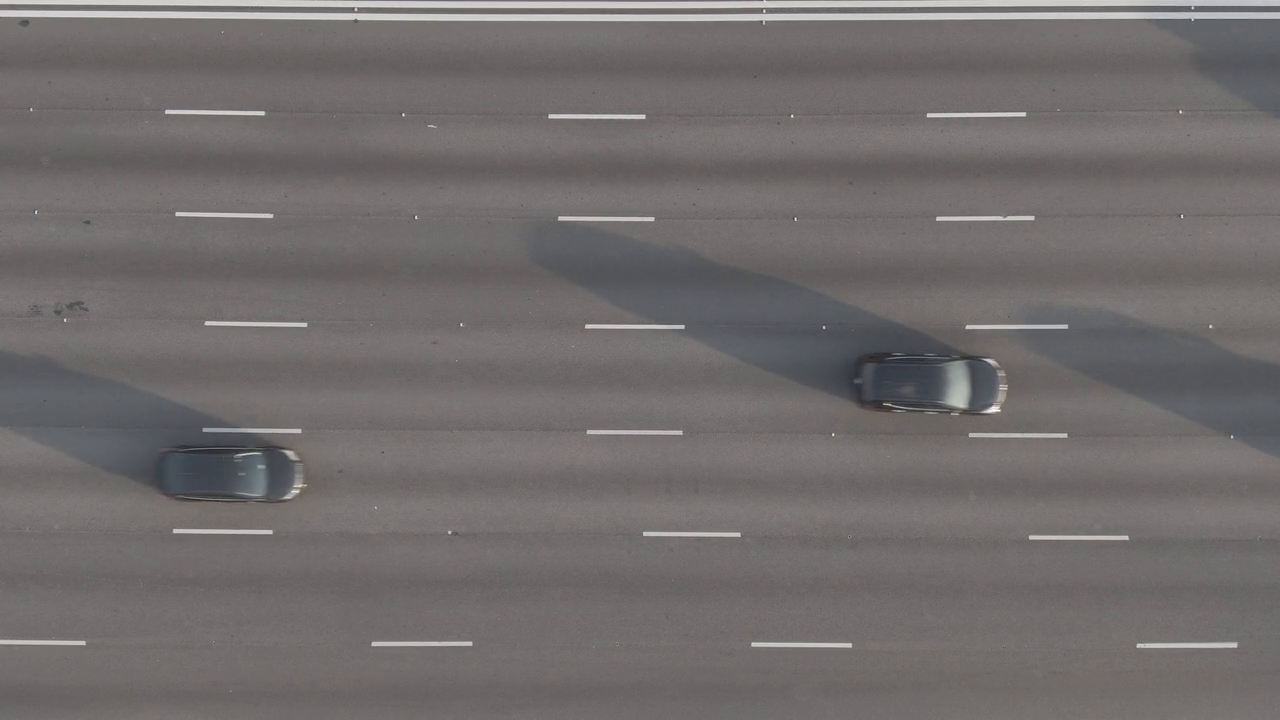
#> input picture frame 53 of Ej 7/autos.mp4, 1280 x 720 px
$ python conteo_autos.py
#> lines starting #> are read from the running program, lines starting #| are printed output that depends on the picture
import cv2
import numpy as np
import imutils

cap = cv2.VideoCapture('autos.mp4')

fgbg = cv2.bgsegm.createBackgroundSubtractorMOG()
kernel = cv2.getStructuringElement(cv2.MORPH_ELLIPSE, (3, 3))
car_counter = 0

while True:

	ret, frame = cap.read()
#> frame is the input picture: shape (720, 1280, 3); mean B, G, R 108.5, 109.3, 113.3
	if ret == False: break
	frame = imutils.resize(frame, width=640)
#> frame: shape (360, 640, 3)

	# Especificamos los puntos extremos del área a analizar
	area_pts = np.array([[330, 216], [frame.shape[1]-80, 216], [frame.shape[1]-80, 271], [330, 271]])

	# Con ayuda de una imagen auxiliar, determinamos el área
	# sobre la cual actuará el detector de movimiento
	imAux = np.zeros(shape=(frame.shape[:2]), dtype=np.uint8)
	imAux = cv2.drawContours(imAux, [area_pts], -1, (255), -1)
	image_area = cv2.bitwise_and(frame, frame, mask=imAux)
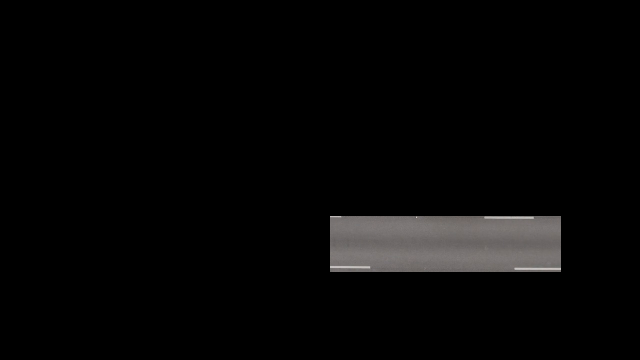
#> image_area: shape (360, 640, 3); mean B, G, R 6.3, 6.4, 6.7

	# Obtendremos la imagen binaria donde la región en blanco representa
	# la existencia de movimiento
	fgmask = fgbg.apply(image_area)
#> fgmask: shape (360, 640); every value is 0
	fgmask = cv2.morphologyEx(fgmask, cv2.MORPH_OPEN, kernel)
	fgmask = cv2.morphologyEx(fgmask, cv2.MORPH_CLOSE, kernel)
	fgmask = cv2.dilate(fgmask, None, iterations=5)

	# Encontramos los contornos presentes de fgmask, para luego basándonos
	# en su área poder determinar si existe movimiento (autos)
	cnts = cv2.findContours(fgmask, cv2.RETR_EXTERNAL, cv2.CHAIN_APPROX_SIMPLE)[0]
#> cnts = []

	for cnt in cnts:
		if cv2.contourArea(cnt) > 1500:
			x, y, w, h = cv2.boundingRect(cnt)
			cv2.rectangle(frame, (x,y), (x+w,y+h), (0,255,255), 1)

			# Si el auto ha cruzado entre 440 y 460 abierto, se incrementará
			# en 1 el contador de autos
			if 440 < (x + w) < 460:
				car_counter = car_counter + 1
				cv2.line(frame, (450, 216), (450, 271), (0, 255, 0), 3)
#> this loop made 0 passes
#> after the loop, car_counter = 0

	# Visualización del conteo de autos
	cv2.drawContours(frame, [area_pts], -1, (255, 0, 255), 2)
	cv2.line(frame, (450, 216), (450, 271), (0, 255, 255), 1)
#> frame: shape (360, 640, 3); mean B, G, R 109.7, 108.6, 114.5
	cv2.rectangle(frame, (frame.shape[1]-70, 215), (frame.shape[1]-5, 270), (0, 255, 0), 2)
	cv2.putText(frame, str(car_counter), (frame.shape[1]-55, 250),
				cv2.FONT_HERSHEY_SIMPLEX, 1.2, (0,255,0), 2)
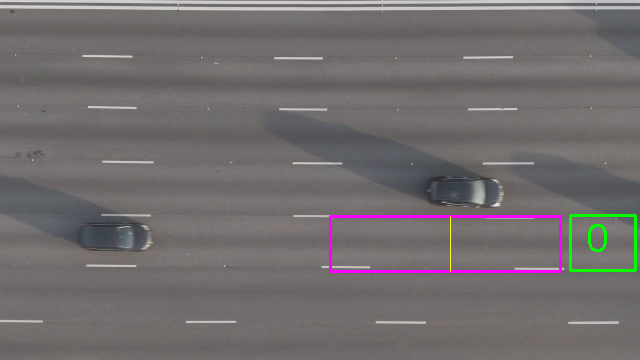
#> frame: shape (360, 640, 3); mean B, G, R 109.3, 109.2, 114.1
	cv2.imshow('frame', frame)

	k = cv2.waitKey(70) & 0xFF
#> (key Esc is pressed here)
	if k ==27:
		break

cap.release()
cv2.destroyAllWindows()

$ run again, starting later in the video
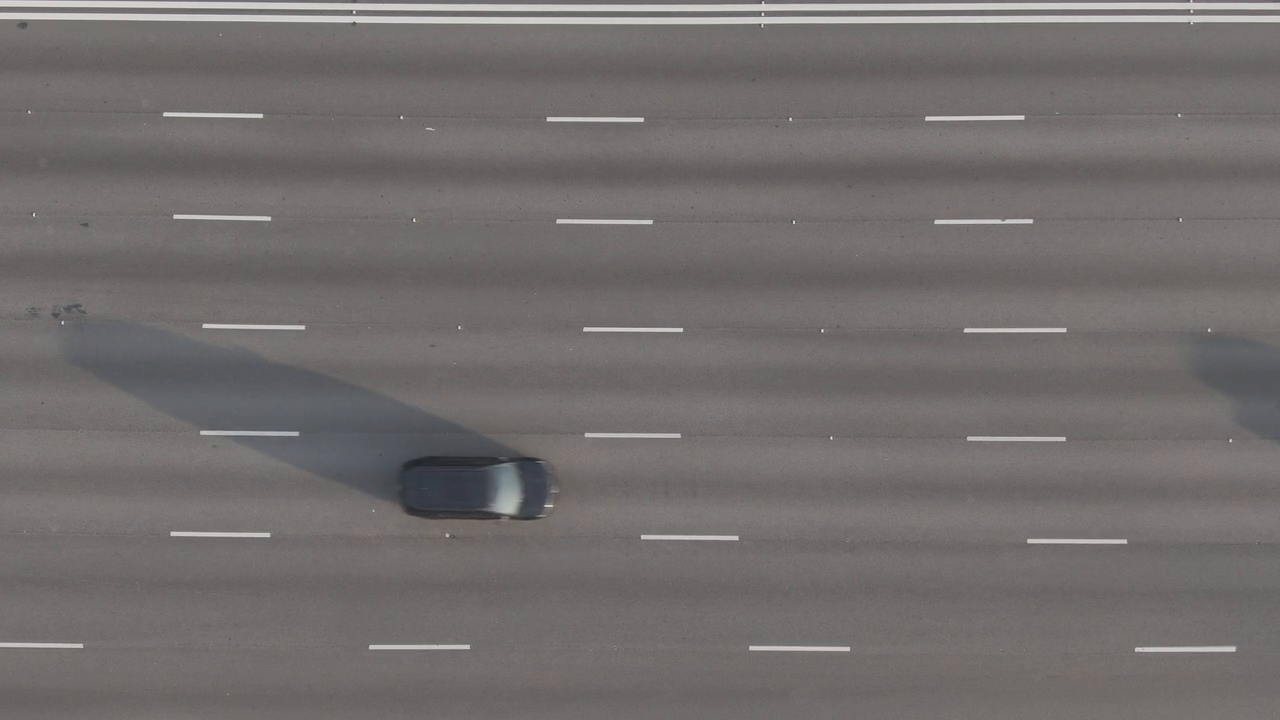
#> input picture frame 241 of Ej 7/autos.mp4, 1280 x 720 px
#> frame is the input picture: shape (720, 1280, 3); mean B, G, R 109.3, 110.2, 114.6
#> fgmask: shape (360, 640); every value is 0
#> cnts = []
#> after the loop `for cnt in cnts:`: car_counter = 0
#> `cv2.putText(frame, str(car_counter), (frame.shape[1]-55, 250), cv2.FON..`:
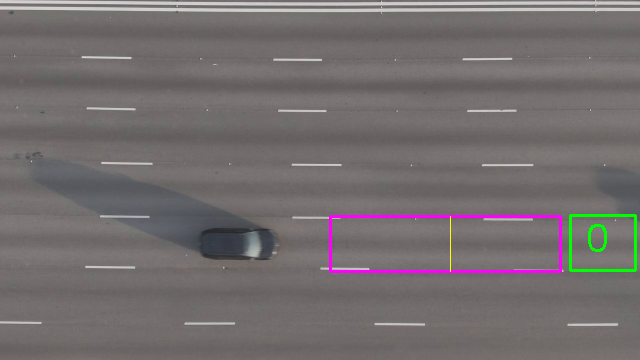
#> frame: shape (360, 640, 3); mean B, G, R 110, 110.1, 115.3

$ run again, starting later in the video
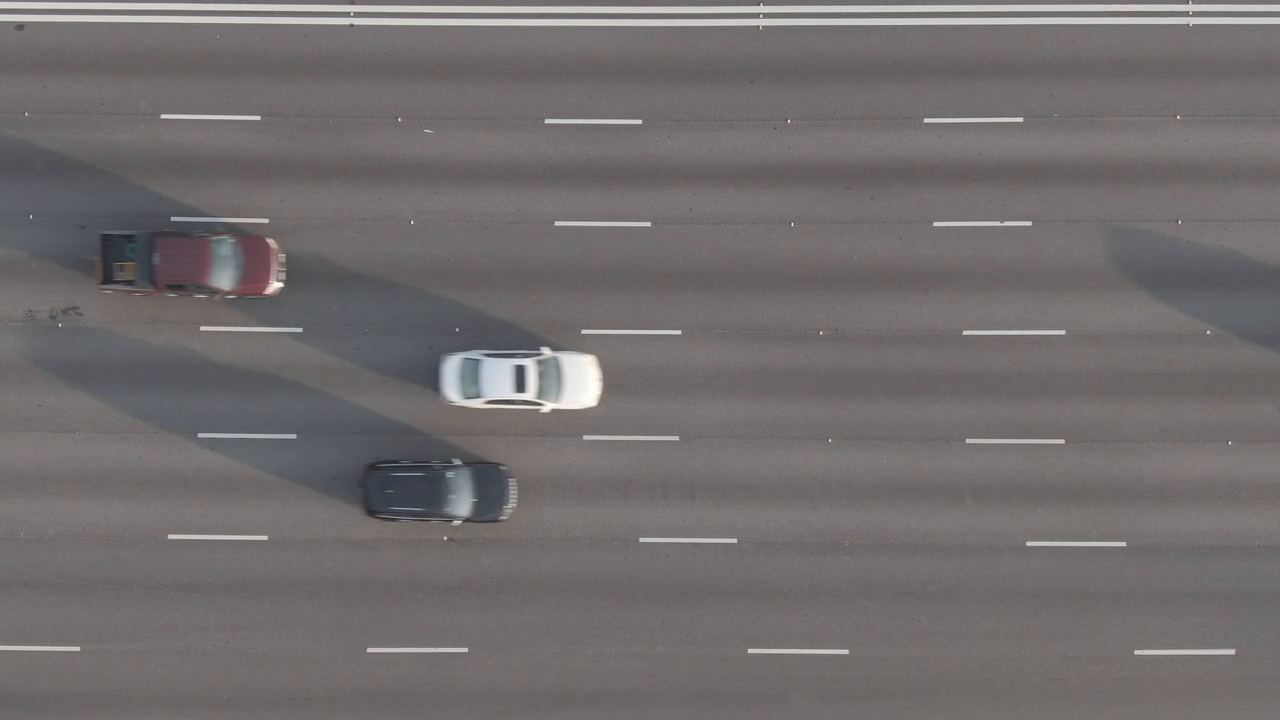
#> input picture frame 429 of Ej 7/autos.mp4, 1280 x 720 px
#> frame is the input picture: shape (720, 1280, 3); mean B, G, R 109.1, 109.7, 113.7
#> fgmask: shape (360, 640); every value is 0
#> cnts = []
#> after the loop `for cnt in cnts:`: car_counter = 0
#> `cv2.putText(frame, str(car_counter), (frame.shape[1]-55, 250), cv2.FON..`:
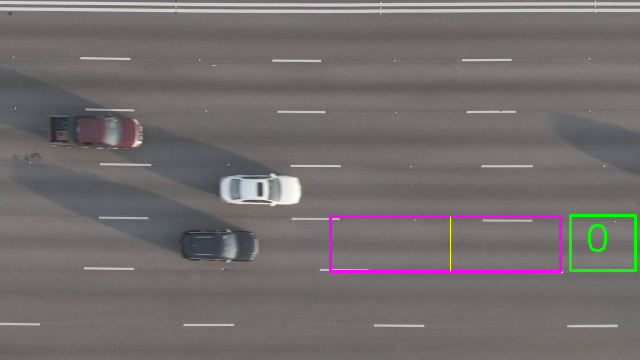
#> frame: shape (360, 640, 3); mean B, G, R 109.8, 109.5, 114.3
